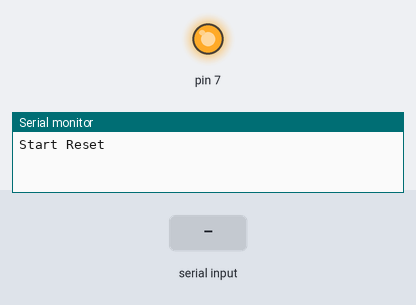
The program below on a simulated Arduino Uno, built with avr-gcc and run on an emulated ATmega328P. Shown: output pins drawn as LEDs (lit = HIGH), the last lines printed to the serial monitor. The test bench sets the inputs (shaded band).

Above: at 0.1 s.
At 14.2 s:
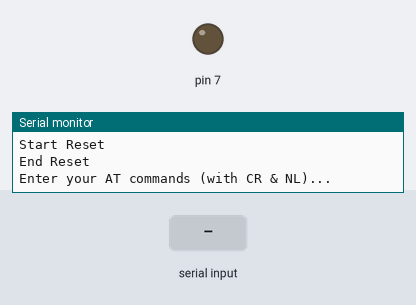
14.3 s: "1\n" received over the second serial link
Timing chart, 0 to 17.3 s (numbered marks = the images above; inputs shaded):
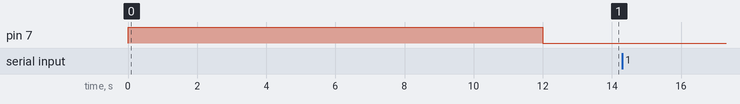

The program:

main.cpp
```cpp
#include <Arduino.h>

#include <SoftwareSerial.h>
#include <string.h>

char incoming_char = 0;
SoftwareSerial cell(2,3);

void setup()
{
  // Initialize serial ports for communication.
  Serial.begin(9600);

  // Reset
  Serial.println("Start Reset");
  pinMode(7, OUTPUT);
  digitalWrite(7, HIGH);
  delay(12000);
  digitalWrite(7, LOW);
  delay(1000);
  Serial.println("End Reset");

  cell.begin(9600);

  Serial.println("Enter your AT commands (with CR & NL)...");
}

void loop()
{
  if(cell.available() > 0)
  {
    incoming_char = cell.read();
    if((incoming_char >= ' ') && (incoming_char<='z'))
      Serial.print(incoming_char);
    else
    {
      Serial.print("%");
      Serial.print((int) incoming_char);
      Serial.print("%");
      if(incoming_char == 10)
        Serial.println();
    }
  }

  if(Serial.available() > 0)
  {
    incoming_char = Serial.read();
    cell.print(incoming_char);
  }
}
```
